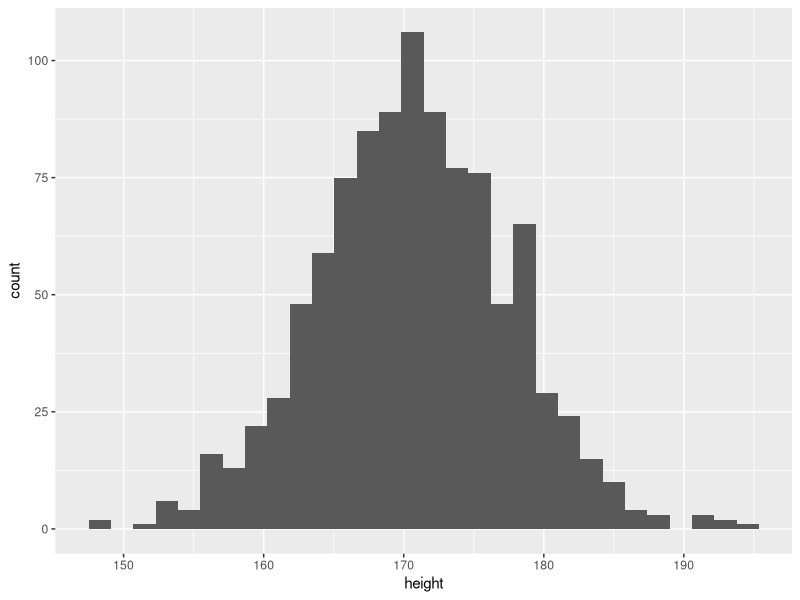
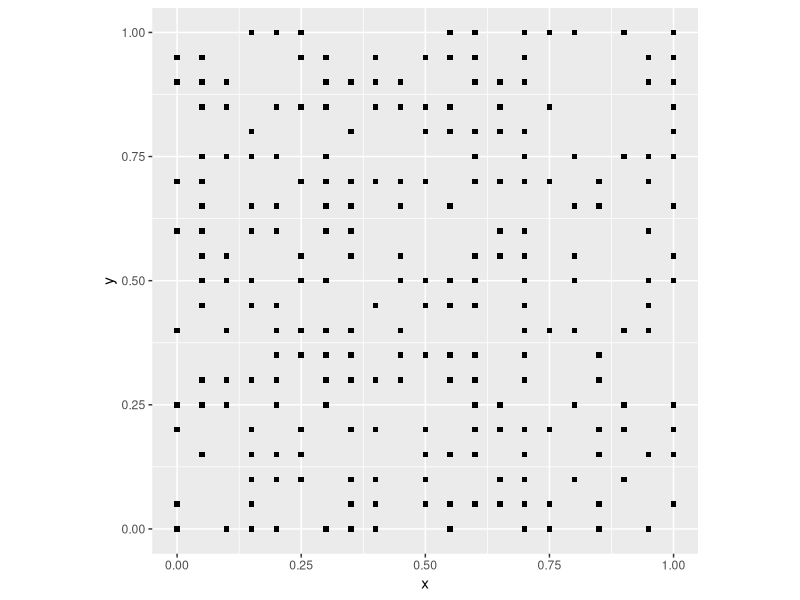
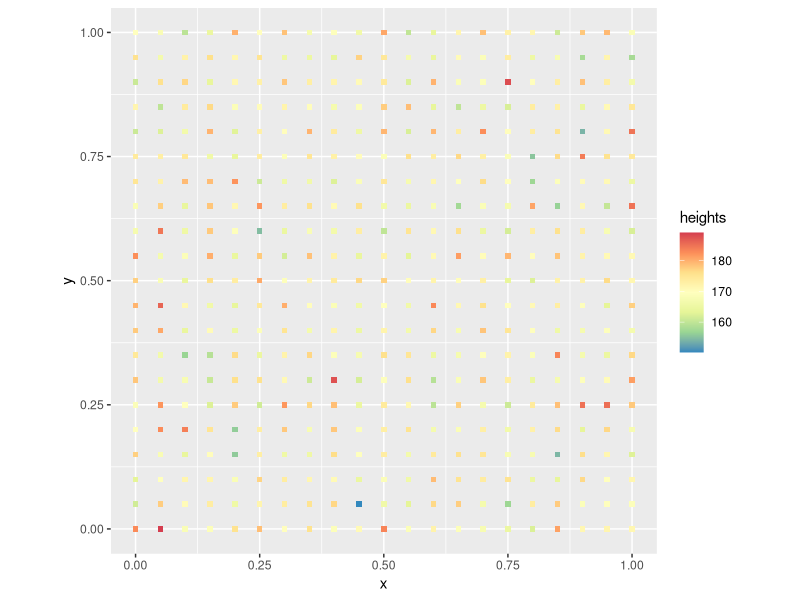
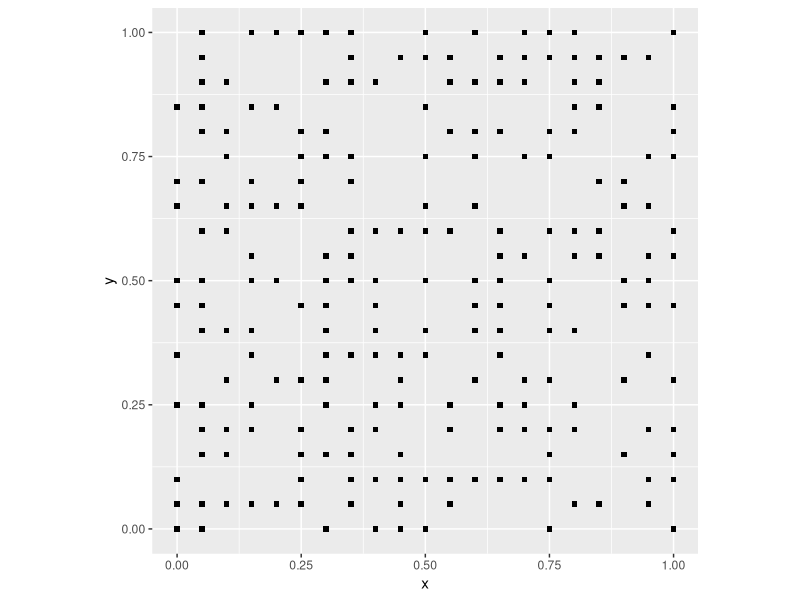
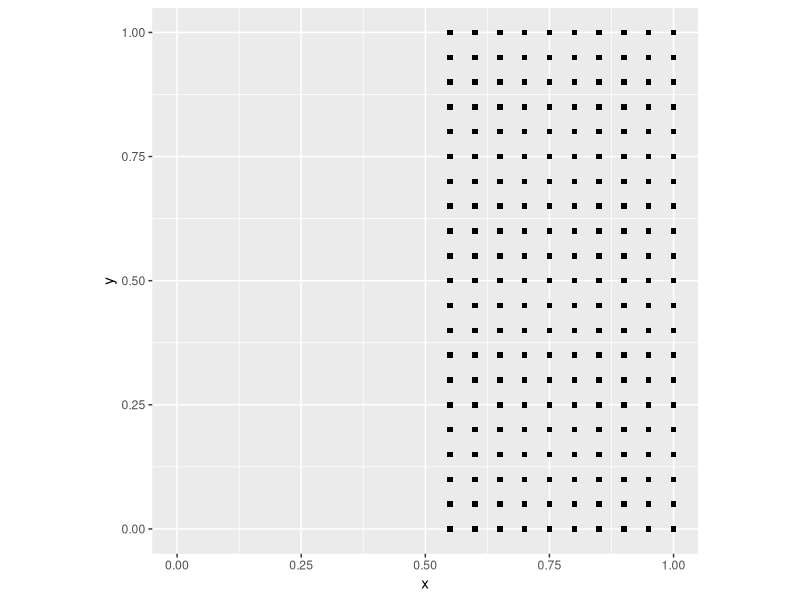
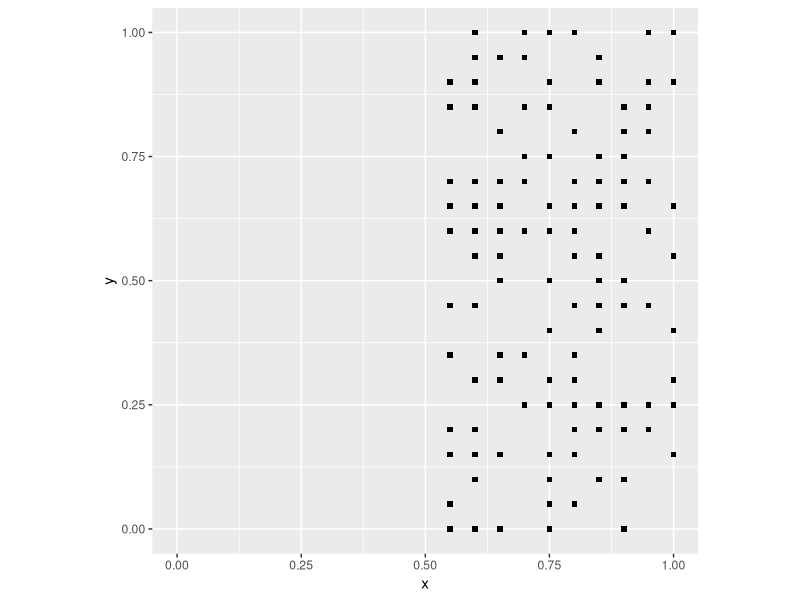
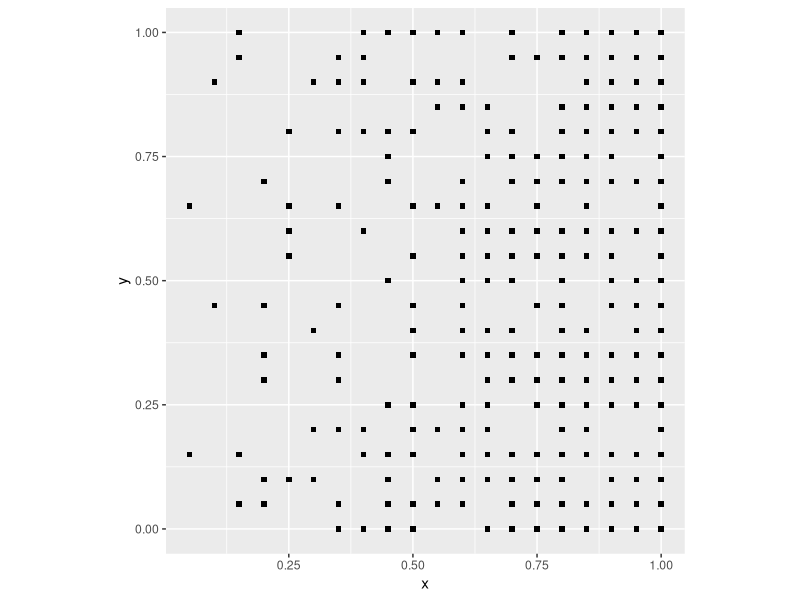
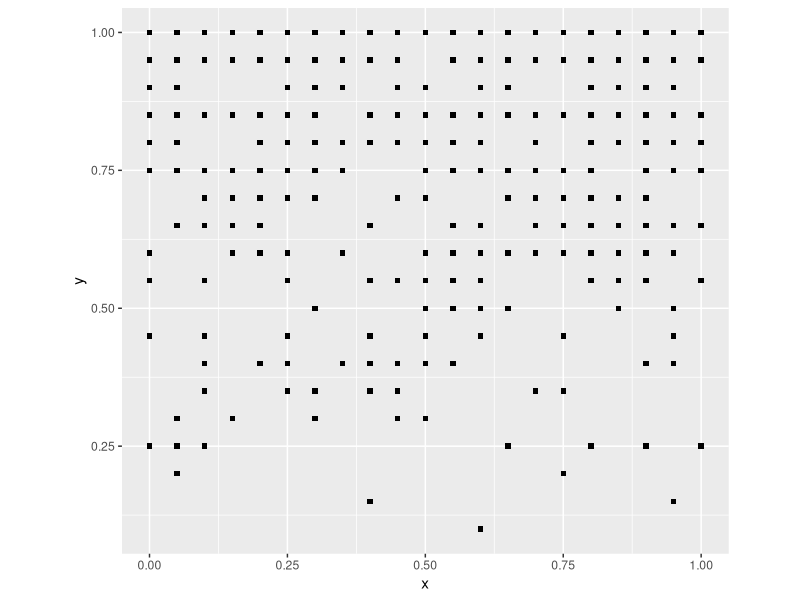

Recreate these plots in R, in order.
## ---- chunk 1
rm(list = ls())
## ---- chunk 2
library(tidyverse)
## ---- chunk 3
#This function simulates the outcome of flipping a coin. Here, we are simulating the result for flipping heads, which has a probability of 0.5. The value of `n` is the number of experiments and `size` is the number of trials in each experiment 
rbinom(n = 1, size = 1, prob = 0.5)
## ---- chunk 4
n <- 1000 # Number of people tossing the coin one time.
coin_flips <- rbinom(n = n, size = 1, prob = 0.5)
sum(coin_flips)/n
## ---- chunk 5
# This function generates random numbers based on the normal distribution conditional on the given arguments, i.e., the mean and the standard deviation `sd`. 
rnorm(1, mean = 0, sd = 1)
## ---- chunk 6
rnorm(1, mean = 170.7, sd = 7)
## ---- chunk 7
#Creating a data frame using the random numbers generated from n=1000 people. The results in the data frame are then plotted using ggplot. The end result is a distribution of heights of 1000 men. You are able to see which heights are most common out of the sample.
n <- 1000
height <- rnorm(n, mean = 170.7, sd = 7)
height <- data.frame(height)

# `geom_histogram()` is a geometric object in `ggplot2` that represents the frequency of values in a vector as a bar chart
ggplot(data = height, aes(x = height)) + geom_histogram()
## ---- chunk 8
# expand.grid created a set of coordinates by obtaining all the combinations of the input variables. Here, our landscape ranges in the x-axis from 0 to 1, increasing by 0.05, and the y-axis also from 0 to 1, increasing by 0.05
coords <- expand.grid(x = seq(from = 0, to = 1, by = 0.05),
                      y = seq(from = 0, to = 1, by = 0.05))
## ---- chunk 9
# `nrow()` returns the number of rows that are present in a data frame. Here, it returns the number of rows in the data frame `coords` 
events <- rbinom(n = nrow(coords), size = 1, prob = 0.5)
## ---- chunk 10
# `data.frame()` collects the inputs in a data frame; they must have the same number of rows
null_pattern <- data.frame(coords, events)
## ---- chunk 11
ggplot() + 
  geom_point(data = filter(null_pattern, events == 1), aes(x = x, y = y), shape = 15) +
  coord_fixed()
## ---- chunk 12
#heights will be random numbers generated based on the average height of men, 7 standard deviations, and the null landscape "coords" created previously.
heights <- rnorm(n = nrow(coords), mean = 170.7, sd = 7)
## ---- chunk 13
null_trend <- data.frame(coords, heights)
## ---- chunk 14
# Our plot is created based on the dataframe of coords and heights. The value of `x` is plotted to the x-axis, the value of `y` is plotted to the y-axis, and the color of the points depends on the values of `heights`. We can change the _scale_ of colors by means of `scale_color_distiller()`. There, palette `spectral` associates higher values of `heights` as red (taller men), while lower values of `heights` (i.e., shorter men) are appear in blue. More generally, we can control the scale of aesthetic aspects of the plot by means of scale_*something* (scale_shape, scale_size, etc.) 
ggplot() + 
  geom_point(data = null_trend, aes(x = x, y = y, color = heights), shape = 15) +
  scale_color_distiller(palette = "Spectral") +
  coord_fixed()
## ---- chunk 15
# Remember that `expand.grid()` will find all combinations of values in the inputs
coords <- expand.grid(x = seq(from = 0, to = 1, by = 0.05), y = seq(from = 0, to = 1, by = 0.05))
## ---- chunk 16
# Create a random variable and join to the coordinates to generate a null landscape
events <- rbinom(n = nrow(coords), size = 1, prob = 0.5)
null_pattern <- data.frame(coords, events)

# Plot the null landscape you just created
ggplot() + 
  geom_point(data = subset(null_pattern, events == 1), aes(x = x, y = y), shape = 15) +
  coord_fixed()
## ---- chunk 17
# Copy the coordinates to a new object
deterministic_point_pattern <- coords

# `mutate()` adds new variables to a data frame while preserving existing variables. Here, we create a new column in our data frame, called `events` that will take the value of `x` (the position of an observation along the x-axis) and will `round()` it, i.e., if it is less than 0.5 it will round it to zero, and if it is equal to or greater than 0.5 it will round to 1
deterministic_point_pattern <- mutate(deterministic_point_pattern, events = round(x))

# Plot the new landscape: `filter()` keeps the rows in a dataframe that meet a condition (for example, that the value of `events` is 1), and discards the rest
ggplot() + 
  geom_point(data = filter(deterministic_point_pattern, events == 1), aes(x = x, y = y), shape = 15) +
  xlim(0, 1) +
  coord_fixed()
## ---- chunk 18
# Copy the coordinates to a new object 
stochastic_point_pattern <- coords

# Here, we combine the function `round()`, which does an deterministic operation, and `rbinom()` to generate a random number
stochastic_point_pattern <- 
  mutate(stochastic_point_pattern, 
         events = round(x) - round(x) * rbinom(n = nrow(coords), size = 1, prob = 0.5))

# Plot the new landscape
ggplot() + 
  geom_point(data = subset(stochastic_point_pattern, events == 1), aes(x = x, y = y), shape = 15) +
  xlim(0, 1) +
  coord_fixed()
## ---- chunk 19
# Copy the coordinates to a new object, called `pattern1`
pattern1 <- coords
## ---- chunk 20
# Remember, mutate adds a new column to a data frame. In this example, mutate creates a new column, `events` using random binomial values; however, notice that the `prob` is not 0.5! Instead, it depends on `x` the position of the event on the x-axis 
pattern1 <- mutate(pattern1, events = rbinom(n = nrow(pattern1), size = 1, prob = (x)))
## ---- chunk 21
ggplot() + 
  geom_point(data = subset(pattern1, events == 1), aes(x = x, y = y), shape = 15) +
  coord_fixed()
## ---- chunk 22
# Overwrite the `events`, now the probability of success in the random binomial number generator is a function of `y`, the position of the event on the y-axis 
pattern1 <- mutate(pattern1, events = rbinom(n = nrow(pattern1), size = 1, prob = (y)))

# Plot the new events
ggplot() + 
  geom_point(data = subset(pattern1, events == 1), aes(x = x, y = y), shape = 15) +
  coord_fixed()
## ---- chunk 23
# Now the probability is the product of `x` and `y`
pattern1 <- mutate(pattern1, events = rbinom(n = nrow(pattern1), size = 1, prob = (x * y)))

# Plot
ggplot() + 
  geom_point(data = subset(pattern1, events == 1), aes(x = x, y = y), shape = 15) +
  coord_fixed()
## ---- chunk 24
# Copy the coordinates to the object `pattern1`
pattern1 <- coords

# In this case, `mutate()` creates a new variable, `distance`, which is the straight line distance from the center of the region (at coordinates x = 0.5 and y = 0.5). Now the probability of success in the random binomial number generator depends on this `distance` 
pattern1 <- mutate(pattern1, 
                   distance = sqrt((0.5 - x)^2 + (0.5 - y)^2), 
                   events = rbinom(n = nrow(pattern1), size = 1, prob = 1 - exp(-0.5 * distance)))
## ---- chunk 25
ggplot() + 
  geom_point(data = subset(pattern1, events == 1), aes(x = x, y = y), shape = 15) +
  coord_fixed()
## ---- chunk 26
trend1 <- coords
## ---- chunk 27
trend1 <- mutate(trend1, heights = 160 + 20 * y  + rnorm(n = nrow(pattern1), mean = 0, sd = 7))
## ---- chunk 28
ggplot() + 
  geom_point(data = trend1, aes(x = x, y = y, color = heights), shape = 15) +
  scale_color_distiller(palette = "Spectral") +
  coord_fixed()
